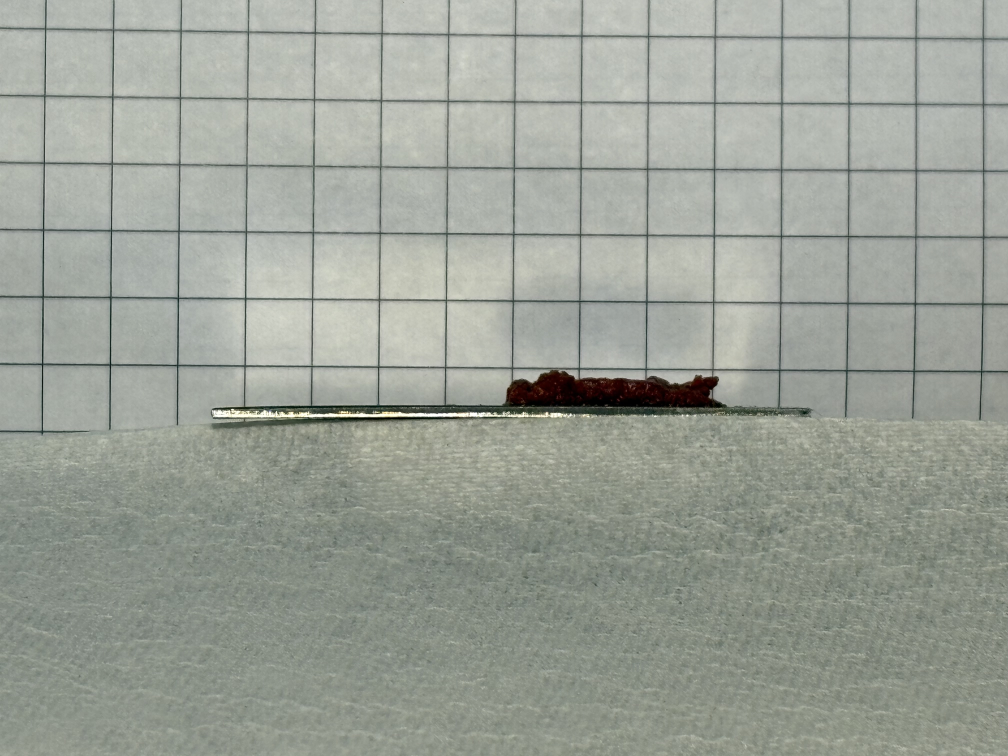
#> input picture data/raw/real_stain_images_3/IMG_2652.jpg, 4032 x 3024 px (shown at 1/4 size)
$ python -i stainresearch.py   (imports and definitions only)
#> lines starting #> are read from the running program, lines starting #| are printed output that depends on the picture; after the words box and inside, x2 and y2 are one past the last pixel; in counts of white or black regions, pixels touching at a corner belong together
"""
stainresearch.py — Adhesive Stain Edge Detection & Tracking Pipeline
=====================================================================
Usage:
  # Single image (interactive tuning mode):
  python src/stainresearch.py --pre pre.jpg

  # Before/after comparison:
  python src/stainresearch.py --pre pre.jpg --post post.jpg

  # With 1cm grid paper for auto-calibration:
  python src/stainresearch.py --pre pre.jpg --post post.jpg --use-grid

  # Manual scale (measure grid manually once per camera setup):
  python src/stainresearch.py --pre pre.jpg --post post.jpg --px-per-cm 45.2

  # Crop to region of interest (x,y,width,height in pixels):
  python src/stainresearch.py --pre pre.jpg --post post.jpg --roi 80,60,400,350

  # Batch mode (pairs.txt = tab-separated pre/post paths, one pair per line):
  python src/stainresearch.py --batch data/pairs/pairs.txt --no-gui --px-per-cm 45.2

  # LAB-based thresholding instead of HSV:
  python src/stainresearch.py --pre pre.jpg --mode lab

Dependencies:
  pip install opencv-python numpy

Project summary:
  This script turns before/after stain photos into quantitative measurements.
  It thresholds the image by color, filters out background-like detections,
  selects the stain contour, measures that contour, and saves annotated images
  plus CSV rows that can be combined later with combine_results.py.

This file is CLI/GUI only. The web-app version (upload-and-analyze via
Flask) lives separately in app.py — that file has its own copy of the
detection math reworked to run on uploaded image bytes instead of file
paths, GUI windows, and argparse flags.
"""

import argparse
import csv
import math
import os
import time

import cv2
import numpy as np

# ===========================================================================
# TUNABLE DEFAULTS — adjust these at the top rather than hunting through code
# ===========================================================================

# --- Preprocessing ---
GAUSSIAN_BLUR_K     = 5
USE_CLAHE           = True
CLAHE_CLIP_LIMIT    = 2.0
CLAHE_TILE_GRID     = (8, 8)

# --- HSV Stain Thresholds ---
HSV_LOW1  = (0,   100, 40)
HSV_HIGH1 = (12,  255, 200)
HSV_LOW2  = (165, 100, 40)
HSV_HIGH2 = (180, 255, 200)

# --- LAB Stain Thresholds ---
LAB_L_LOW  = 20
LAB_L_HIGH = 180
LAB_A_LOW  = 135
LAB_A_HIGH = 255
LAB_B_LOW  = 120
LAB_B_HIGH = 255

# --- Morphological Operations ---
MORPH_OPEN_K  = 3
MORPH_CLOSE_K = 7

# --- Contour Filtering ---
MIN_CONTOUR_AREA_PX = 200
MIN_CONTOUR_AREA_FRACTION = 0.0005
MAX_CONTOUR_AREA_FRACTION = 0.35
MAX_BBOX_IMAGE_FRACTION = 0.85
BORDER_TOUCH_MARGIN_PX = 3

# --- Grid Detection ---
HOUGH_RHO         = 1
HOUGH_THETA       = np.pi / 180
HOUGH_THRESHOLD   = 80
HOUGH_MIN_LINE    = 40
HOUGH_MAX_GAP     = 10
CANNY_LOW         = 20
CANNY_HIGH        = 60

# --- Visualization Colors (BGR) ---
COLOR_PRE     = (0, 220, 0)
COLOR_POST    = (0, 0, 220)
COLOR_BOX     = (255, 180, 0)
COLOR_ELLIPSE = (255, 100, 255)
COLOR_TEXT    = (255, 255, 255)
COLOR_GRID_MINOR = (230, 230, 230)
COLOR_GRID_MAJOR = (200, 200, 200)

THREE_INCHES_IN_CM = 7.62
THREE_INCHES_IN_M = 0.0762

# Reused across every image instead of being rebuilt on each call.
_CLAHE = cv2.createCLAHE(clipLimit=CLAHE_CLIP_LIMIT, tileGridSize=CLAHE_TILE_GRID)


def _normalize_keypress(key):
    """Convert OpenCV key codes into a lowercase single-character string."""
    if key < 0:
        return None
    try:
        return chr(key & 0xFF).lower()
    except ValueError:
        return None


def px_per_cm_from_3in_distance(d_px):
    """Convert a 3-inch pixel measurement into pixels per centimeter."""
    return d_px / THREE_INCHES_IN_CM


def px_per_m_from_3in_distance(d_px):
    """Convert a 3-inch pixel measurement into pixels per meter."""
    return d_px / THREE_INCHES_IN_M


# [117 lines left out: functions draw_grid_overlay, draw_cm_grid_overlay, load_existing_csv_keys, save_results_to_csv, not called in this run]


# ===========================================================================
# BENCHMARKING / VALIDATION HELPERS
# ===========================================================================

BENCHMARK_FIELDS = (
    "image", "stage", "detected_count", "actual_count", "correct",
    "processing_time_s", "detection_status",
)


# [67 lines left out: functions load_ground_truth, build_benchmark_row, save_benchmark_results, print_benchmark_summary, not called in this run]


# ===========================================================================
# CORE PIPELINE FUNCTIONS
# ===========================================================================

def load_and_preprocess(path, roi=None):
    """
    Load one image and prepare color spaces used by the detector.
    Returns (original_img, blurred_img, hsv, lab_blur).
    """
    img = cv2.imread(path)
#> img is the input picture: shape (3024, 4032, 3); mean B, G, R 151.1, 160.2, 154.9
    if img is None:
        raise FileNotFoundError(f"Cannot read image: {path}")

    if roi is not None:
        x, y, w, h = roi
        img = img[y:y+h, x:x+w]

    if USE_CLAHE:
        lab = cv2.cvtColor(img, cv2.COLOR_BGR2LAB)
        l, a, b = cv2.split(lab)
        l = _CLAHE.apply(l)
        lab = cv2.merge([l, a, b])
        img_eq = cv2.cvtColor(lab, cv2.COLOR_LAB2BGR)
    else:
        img_eq = img.copy()

    k = GAUSSIAN_BLUR_K if GAUSSIAN_BLUR_K % 2 == 1 else GAUSSIAN_BLUR_K + 1
    blurred = cv2.GaussianBlur(img_eq, (k, k), 0)

    hsv      = cv2.cvtColor(blurred, cv2.COLOR_BGR2HSV)
    lab_blur = cv2.cvtColor(blurred, cv2.COLOR_BGR2LAB)

    return img, blurred, hsv, lab_blur


def build_stain_mask_hsv(hsv, low1=None, high1=None, low2=None, high2=None,
                          morph_open=None, morph_close=None):
    """Dual-range HSV threshold for red stains. Returns cleaned binary mask."""
#> called with low1 = (0, 100, 40), high1 = (12, 255, 200), low2 = (165, 100, 40), high2 = (180, 255, 200), morph_open = 3, morph_close = 7
    low1  = low1  or HSV_LOW1
    high1 = high1 or HSV_HIGH1
    low2  = low2  or HSV_LOW2
    high2 = high2 or HSV_HIGH2
    mk    = morph_open  or MORPH_OPEN_K
    ck    = morph_close or MORPH_CLOSE_K

    mask1 = cv2.inRange(hsv, np.array(low1), np.array(high1))
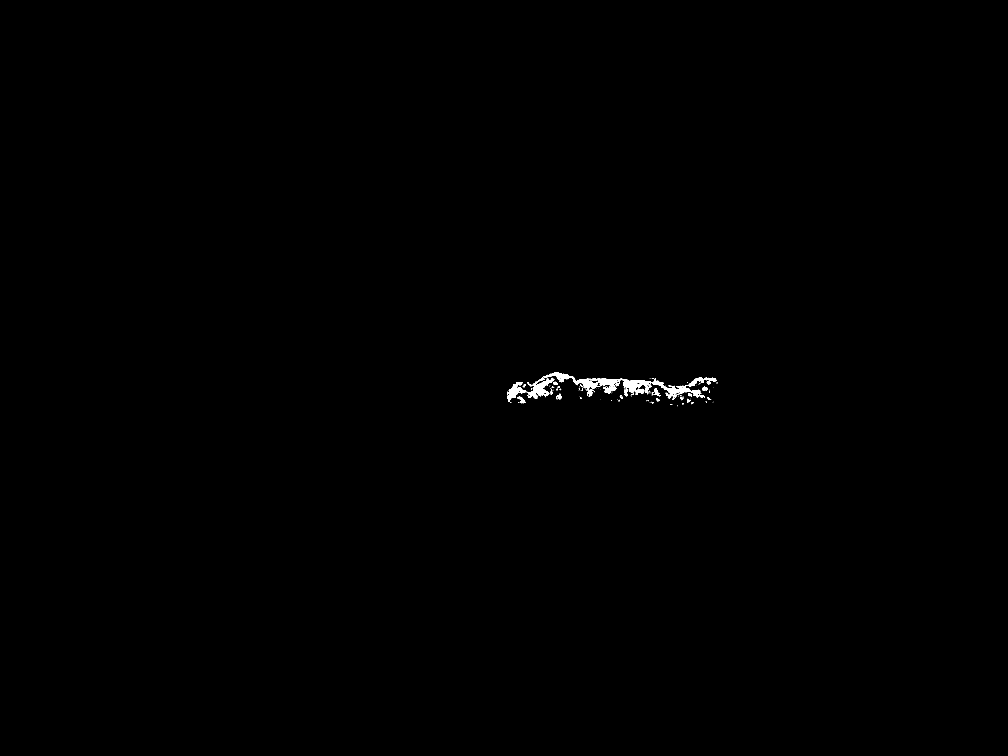
#> mask1: shape (3024, 4032) (shown at 1/4 size); 0.2% white; 152 white regions (118 under 20 px), largest, box (x1, y1, x2, y2) and area: (2173, 1489, 2867, 1600) 14864, (2107, 1508, 2218, 1594) 3372, (2033, 1529, 2105, 1610) 2181
    mask2 = cv2.inRange(hsv, np.array(low2), np.array(high2))
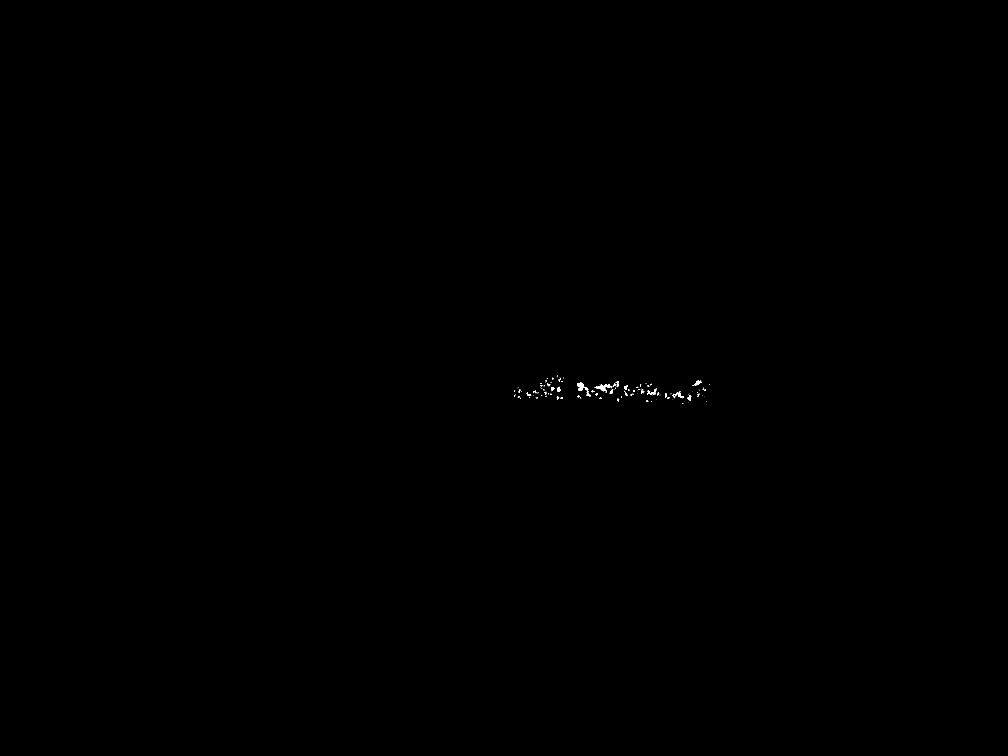
#> mask2: shape (3024, 4032) (shown at 1/4 size); 0.04% white; 143 white regions (96 under 20 px), largest, box (x1, y1, x2, y2) and area: (2379, 1536, 2448, 1570) 741, (2309, 1529, 2356, 1572) 645, (2691, 1566, 2735, 1593) 367
    mask  = cv2.bitwise_or(mask1, mask2)

    kernel_open  = cv2.getStructuringElement(cv2.MORPH_ELLIPSE, (mk, mk))
    kernel_close = cv2.getStructuringElement(cv2.MORPH_ELLIPSE, (ck, ck))
    mask = cv2.morphologyEx(mask, cv2.MORPH_OPEN,  kernel_open)
    mask = cv2.morphologyEx(mask, cv2.MORPH_CLOSE, kernel_close)

    return mask


# [62 lines left out: functions build_stain_mask_lab, detect_grid_spacing, not called in this run]


def get_largest_contour(mask, min_area=None):
    """
    Find and return the largest stain-like contour in the binary mask,
    filtering out background edges, table borders, and tiny specks.

    Uses CHAIN_APPROX_SIMPLE (compresses straight contour segments down to
    their endpoints) instead of CHAIN_APPROX_NONE (every point along the
    boundary). Confirmed this gives identical area/perimeter/moments for
    our shapes while being cheaper for findContours and every function
    downstream that walks the contour (moments, drawContours, fitEllipse).
    """
    min_area = min_area or MIN_CONTOUR_AREA_PX
    contours, _ = cv2.findContours(mask, cv2.RETR_EXTERNAL, cv2.CHAIN_APPROX_SIMPLE)
#> contours = 23 contours, 5 with area under 20; largest, box (x1, y1, x2, y2) and area: (2029, 1489, 2819, 1607) 26461, (2753, 1508, 2865, 1547) 1690, (2748, 1574, 2767, 1611) 379, (2070, 1584, 2102, 1613) 354, (2225, 1575, 2251, 1598) 316
    if not contours:
        return None

    img_h, img_w = mask.shape[:2]
    img_area = float(img_h * img_w)
    min_area = max(min_area, img_area * MIN_CONTOUR_AREA_FRACTION)
    valid = []

    for contour in contours:
        area = cv2.contourArea(contour)
        if area < min_area:
            continue

        x, y, w, h = cv2.boundingRect(contour)
        touches_border = (
            x <= BORDER_TOUCH_MARGIN_PX or
            y <= BORDER_TOUCH_MARGIN_PX or
            x + w >= img_w - BORDER_TOUCH_MARGIN_PX or
            y + h >= img_h - BORDER_TOUCH_MARGIN_PX
        )
        if touches_border:
            continue

        if area / img_area > MAX_CONTOUR_AREA_FRACTION:
            continue

        if max(w / img_w, h / img_h) > MAX_BBOX_IMAGE_FRACTION:
            continue

        valid.append(contour)
#> this loop made 23 passes
#> area on passes 3, 6, 8, 9: 32, 34, 55, 87
#> after the loop, valid = 1 contour; box (x1, y1, x2, y2) and area: (2029, 1489, 2819, 1607) 26461

    if not valid:
        return None
    return max(valid, key=cv2.contourArea)


# [127 lines left out: functions measure_stain, annotate_image, process_image, not called in this run]


# ===========================================================================
# WEB API ADAPTERS
# ===========================================================================

API_METRIC_KEYS = (
    "area_cm2", "area_m2", "perimeter_cm", "bbox_w_cm", "bbox_h_cm",
    "centroid_x_cm", "centroid_y_cm", "circularity", "aspect_ratio",
)


# [66 lines left out: functions _api_int, build_hsv_params_from_request, metrics_for_api, compute_api_deltas, not called in this run]


# ===========================================================================
# INTERACTIVE TUNING UI
# ===========================================================================

def _make_hsv_window(win_name):
    """Create an HSV-only slider window."""
    cv2.namedWindow(win_name, cv2.WINDOW_NORMAL)
    cv2.resizeWindow(win_name, 1200, 640)
    cv2.createTrackbar("H1_low",     win_name, HSV_LOW1[0],  180, lambda x: None)
    cv2.createTrackbar("S1_low",     win_name, HSV_LOW1[1],  255, lambda x: None)
    cv2.createTrackbar("V1_low",     win_name, HSV_LOW1[2],  255, lambda x: None)
    cv2.createTrackbar("H1_high",    win_name, HSV_HIGH1[0], 180, lambda x: None)
    cv2.createTrackbar("S1_high",    win_name, HSV_HIGH1[1], 255, lambda x: None)
    cv2.createTrackbar("V1_high",    win_name, HSV_HIGH1[2], 255, lambda x: None)
    cv2.createTrackbar("H2_low",     win_name, HSV_LOW2[0],  180, lambda x: None)
    cv2.createTrackbar("H2_high",    win_name, HSV_HIGH2[0], 180, lambda x: None)
    cv2.createTrackbar("MorphOpen",  win_name, MORPH_OPEN_K,  20, lambda x: None)
    cv2.createTrackbar("MorphClose", win_name, MORPH_CLOSE_K, 30, lambda x: None)


# [12 lines left out: function _make_lab_window, not called in this run]


def interactive_tune(path, roi=None, mode="hsv", current_px_per_cm=1.0,
                     batch_info=None, preview_grid_overlay=False):
    """
    Launch interactive tuner with SEPARATE windows for HSV and LAB.

    Only the sliders for the active mode are visible at a time.
    Press 'm' to toggle between modes — the old window closes and the
    new one opens so you only ever see relevant sliders.

    Press:
      'm' → switch between HSV and LAB windows
      'g' → toggle 1cm auto-grid detection ON/OFF
      's' → print current params to terminal
      'q' or 'n' → accept settings and advance to NEXT image
    """
    img, blurred, hsv, lab = load_and_preprocess(path, roi=roi)

    step_label = batch_info or os.path.basename(path)
    WIN_HSV  = f"[ HSV MODE ] [{step_label}]"
    WIN_LAB  = f"[ LAB MODE ] [{step_label}]"
    PREVIEW  = f"Stain Preview [{step_label}]  (left=detected contour | right=mask)"

    current_mode = mode
    saved_params = {}
    last_params_key = None
    last_combined = None
    grid_active = False
    grid_overlay_active = bool(preview_grid_overlay)
    active_px_per_cm = current_px_per_cm

    # Open the starting window based on mode arg
    if current_mode == "hsv":
        _make_hsv_window(WIN_HSV)
        cv2.imshow(WIN_HSV, np.zeros((100, 500, 3), dtype=np.uint8))
    else:
        _make_lab_window(WIN_LAB)
        cv2.imshow(WIN_LAB, np.zeros((100, 500, 3), dtype=np.uint8))

    cv2.namedWindow(PREVIEW, cv2.WINDOW_NORMAL)
    cv2.resizeWindow(PREVIEW, 1200, 560)

    while True:
        active_win = WIN_HSV if current_mode == "hsv" else WIN_LAB

        mk = max(cv2.getTrackbarPos("MorphOpen",  active_win), 1)
        ck = max(cv2.getTrackbarPos("MorphClose", active_win), 1)

        if current_mode == "hsv":
            h1l = cv2.getTrackbarPos("H1_low",  WIN_HSV)
            s1l = cv2.getTrackbarPos("S1_low",  WIN_HSV)
            v1l = cv2.getTrackbarPos("V1_low",  WIN_HSV)
            h1h = cv2.getTrackbarPos("H1_high", WIN_HSV)
            s1h = cv2.getTrackbarPos("S1_high", WIN_HSV)
            v1h = cv2.getTrackbarPos("V1_high", WIN_HSV)
            h2l = cv2.getTrackbarPos("H2_low",  WIN_HSV)
            h2h = cv2.getTrackbarPos("H2_high", WIN_HSV)

            saved_params = dict(
                mode="hsv",
                low1=(h1l, s1l, v1l), high1=(h1h, s1h, v1h),
                low2=(h2l, s1l, v1l), high2=(h2h, s1h, v1h),
                morph_open=mk, morph_close=ck
            )
        else:
            ll = cv2.getTrackbarPos("L_low",  WIN_LAB)
            lh = cv2.getTrackbarPos("L_high", WIN_LAB)
            al = cv2.getTrackbarPos("A_low",  WIN_LAB)
            ah = cv2.getTrackbarPos("A_high", WIN_LAB)
            bl = cv2.getTrackbarPos("B_low",  WIN_LAB)
            bh = cv2.getTrackbarPos("B_high", WIN_LAB)

            saved_params = dict(
                mode="lab",
                L=(ll, lh), A=(al, ah), B=(bl, bh),
                morph_open=mk, morph_close=ck
            )

        # Recompute preview if sliders moved or grid state changed.
        params_key = tuple(sorted(saved_params.items())) + (active_px_per_cm, grid_active, grid_overlay_active)
        if params_key != last_params_key:
            if saved_params["mode"] == "hsv":
                mask = build_stain_mask_hsv(
                    hsv,
                    low1=saved_params["low1"], high1=saved_params["high1"],
                    low2=saved_params["low2"], high2=saved_params["high2"],
                    morph_open=saved_params["morph_open"], morph_close=saved_params["morph_close"]
                )
            else:
                mask = build_stain_mask_lab(
                    lab,
                    l_range=saved_params["L"], a_range=saved_params["A"], b_range=saved_params["B"],
                    morph_open=saved_params["morph_open"], morph_close=saved_params["morph_close"],
                )

            preview          = draw_grid_overlay(img.copy(), active_px_per_cm) if grid_overlay_active else img.copy()
            selected_contour = get_largest_contour(mask)
#> selected_contour = contour of 1620 points, box (x1, y1, x2, y2) (2029, 1489, 2819, 1607), area 26461
            selected_mask    = np.zeros_like(mask)
            if selected_contour is not None:
                cv2.drawContours(preview, [selected_contour], -1, COLOR_PRE, 2)
                cv2.drawContours(selected_mask, [selected_contour], -1, 255, -1)

            mask_rgb = cv2.cvtColor(selected_mask, cv2.COLOR_GRAY2BGR)

            bar_h    = 40
            combined = np.hstack([
                cv2.resize(preview,  (600, 500)),
                cv2.resize(mask_rgb, (600, 500))
            ])
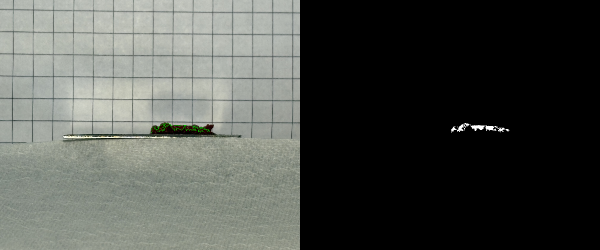
#> combined: shape (500, 1200, 3) (shown at 1/2 size); mean B, G, R 75.7, 80.4, 77.7
            info_canvas = np.zeros((bar_h, combined.shape[1], 3), dtype=np.uint8)
            cv2.rectangle(info_canvas, (0, 0), (combined.shape[1], bar_h), (30, 30, 30), -1)
            label_color = (0, 255, 255) if current_mode == "hsv" else (255, 180, 0)

            grid_status = f"GRID: {'ON' if grid_active else 'OFF'} ({active_px_per_cm:.1f} px/cm)"
            header_text = (
                f"[{step_label}] MODE: {current_mode.upper()} | {grid_status} | "
                "M=switch  G=grid  R=grid-overlay  N=next/save"
            )
            cv2.putText(info_canvas,
                        header_text,
                        (10, 28), cv2.FONT_HERSHEY_SIMPLEX, 0.55, label_color, 2, cv2.LINE_AA)
            combined = np.vstack([info_canvas, combined])
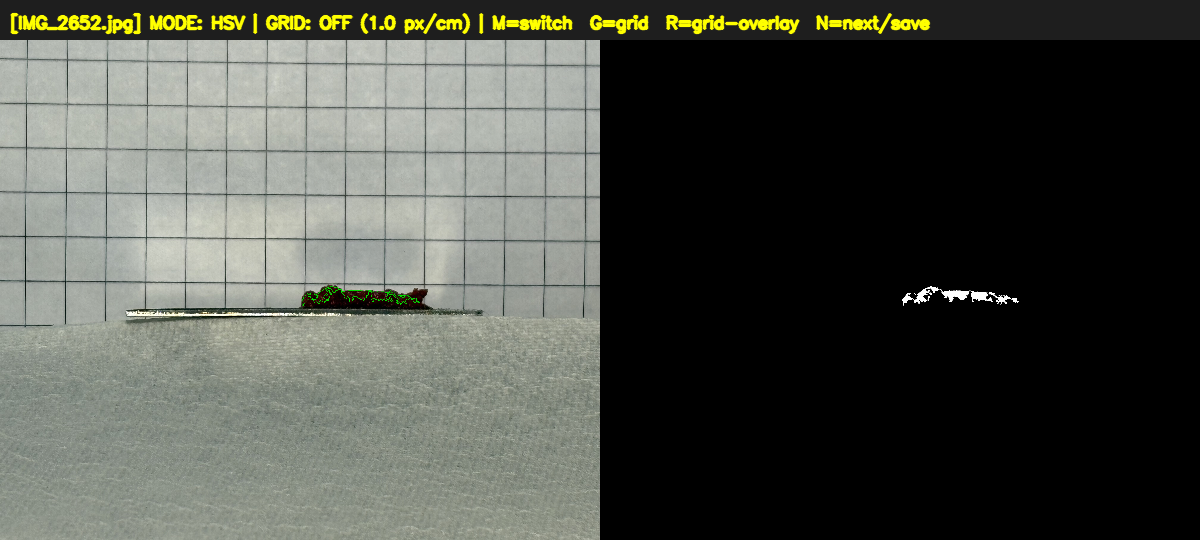
#> combined: shape (540, 1200, 3); mean B, G, R 72, 79.2, 76.6

            last_combined = combined
            last_params_key = params_key
        else:
            combined = last_combined

        cv2.imshow(PREVIEW, combined)
        key = _normalize_keypress(cv2.waitKey(30))
#> (key Esc is pressed here)

        if key == 'm':
            if current_mode == "hsv":
                cv2.destroyWindow(WIN_HSV)
                current_mode = "lab"
                _make_lab_window(WIN_LAB)
                cv2.imshow(WIN_LAB, np.zeros((100, 500, 3), dtype=np.uint8))
                print("[MODE SWITCH] Now using: LAB")
            else:
                cv2.destroyWindow(WIN_LAB)
                current_mode = "hsv"
                _make_hsv_window(WIN_HSV)
                cv2.imshow(WIN_HSV, np.zeros((100, 500, 3), dtype=np.uint8))
                print("[MODE SWITCH] Now using: HSV")
            last_params_key = None

        elif key == 'g':
            grid_active = not grid_active
            if grid_active:
                gray = cv2.cvtColor(blurred, cv2.COLOR_BGR2GRAY)
                detected = detect_grid_spacing(gray)
                if detected:
                    active_px_per_cm = detected
                    print(f"[GRID TOGGLE] Auto-grid scale detected: {active_px_per_cm:.2f} px/cm")
                else:
                    print("[GRID TOGGLE] Could not detect grid lines in this image.")
            else:
                active_px_per_cm = current_px_per_cm
                print(f"[GRID TOGGLE] Grid off. Reverted scale: {active_px_per_cm:.2f} px/cm")
            last_params_key = None

        elif key == 'r':
            grid_overlay_active = not grid_overlay_active
            state = "ON" if grid_overlay_active else "OFF"
            print(f"[GRID OVERLAY] Live grid overlay {state}.")
            last_params_key = None

        elif key == 's':
            print("[SAVED PARAMS]", saved_params)

        elif key in ('q', 'n'):
            saved_params["px_per_cm"] = active_px_per_cm
            break

    cv2.destroyAllWindows()
    saved_params["px_per_cm"] = active_px_per_cm
    return saved_params


# ===========================================================================
# SHARED REPORTING / OUTPUT HELPERS
# (previously duplicated separately inside compare_pre_post and run_batch)
# ===========================================================================

# [534 lines left out: functions build_result_rows, build_comparison_canvas, save_pair_outputs, compare_pre_post, run_batch, parse_roi and 6 more, not called in this run]


# [2 lines not run here, left out]

>>> result = interactive_tune('../data/raw/real_stain_images_3/IMG_2652.jpg')
